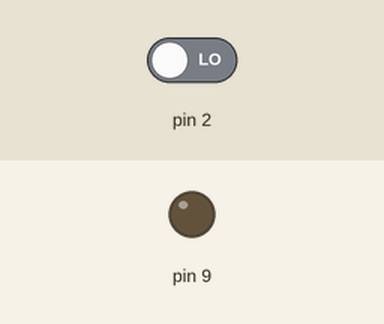
The sketch below on a simulated Arduino Uno, built with avr-gcc and run on an emulated ATmega328P. Shown: output pins drawn as LEDs (lit = HIGH). Dashed ring = blinking. The inputs (shaded band) are chosen by the test bench; at power-on: pin 2 LOW.

Above: at 2.8 s.
2.9 s: pin 2 driven HIGH
At 3.8 s:
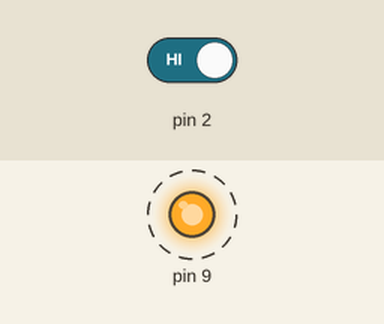
7.0 s: pin 2 driven LOW
At 8.1 s:
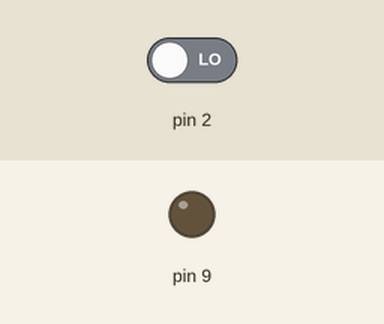
Timing chart, 0 to 10.0 s (numbered marks = the images above; inputs shaded):
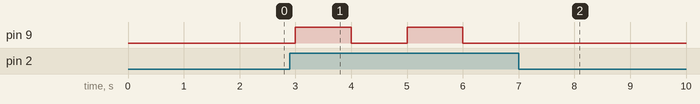

The sketch:

arduino_code.ino
```cpp
bool ON;
int Light = 0;

void setup()
{
  pinMode(2, INPUT);
  pinMode(9, OUTPUT);
}

void loop()
{
  if(digitalRead(2) == HIGH && Light == 0)
  {
    ON = true;
    Light = 1;
  }
  else
  {
  }

  if(ON)
  {
    digitalWrite(9,HIGH);
    delay(1000);
    if(digitalRead(2) == HIGH && Light == 1)
    {
      ON = false;
    }
  }
  else
  {
    digitalWrite(9,LOW);
    Light = 0;
    delay(1000);
  }
}
```

Measured:
- after the input at 2.9 s, pin 9: alternates HIGH for 1.0 s and LOW for 1.0 s, starting after 0.10 s
- after the input at 7.0 s, pin 9: stops changing and stays LOW
